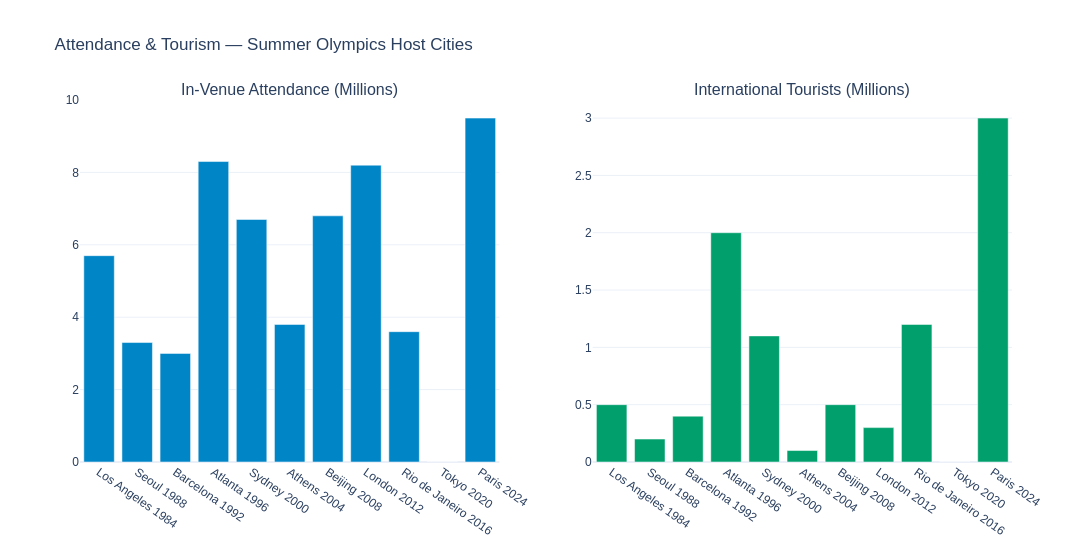

Here is the notebook cell this chart was saved with:
### Markdown cell above
## 7. Attendance & Tourism Benchmarking

### Code cell
attend_data = benchmarks_hist.dropna(subset=['Attendance_M']).copy()

fig = make_subplots(
    rows=1, cols=2,
    subplot_titles=['In-Venue Attendance (Millions)', 'International Tourists (Millions)']
)

fig.add_trace(
    go.Bar(x=attend_data['Label'], y=attend_data['Attendance_M'],
           marker_color=OLY['blue'], name='Attendance'),
    row=1, col=1
)
fig.add_trace(
    go.Bar(x=attend_data['Label'], y=attend_data['Tourists_M'],
           marker_color=OLY['green'], name='Tourists'),
    row=1, col=2
)

fig.update_xaxes(tickangle=35)
fig.update_layout(
    title='Attendance & Tourism — Summer Olympics Host Cities',
    template='plotly_white', font_family='Arial',
    title_font_size=17, width=1200, height=550,
    showlegend=False
)
fig.write_html(OUT_FIGS / 'city_bar_attendanceTourism.html')
fig.show()

print('Top attendances:')
display(attend_data[['Label','Attendance_M','Tourists_M']]
        .sort_values('Attendance_M', ascending=False))
logger.info('Saved attendance/tourism chart.')

### Figure 1 — Plotly figure (JSON) as saved in the notebook; plotly's stock layout.template omitted (floating-point values rounded to 4 significant figures)
{"data": [{"marker": {"color": "#0085C7"}, "name": "Attendance", "type": "bar", "x": ["Los Angeles 1984", "Seoul 1988", "Barcelona 1992", "Atlanta 1996", "Sydney 2000", "Athens 2004", "Beijing 2008", "London 2012", "Rio de Janeiro 2016", "Tokyo 2020", "Paris 2024"], "xaxis": "x", "y": [5.7, 3.3, 3.0, 8.3, 6.7, 3.8, 6.8, 8.2, 3.6, 0.0, 9.5], "yaxis": "y"}, {"marker": {"color": "#009F6B"}, "name": "Tourists", "type": "bar", "x": ["Los Angeles 1984", "Seoul 1988", "Barcelona 1992", "Atlanta 1996", "Sydney 2000", "Athens 2004", "Beijing 2008", "London 2012", "Rio de Janeiro 2016", "Tokyo 2020", "Paris 2024"], "xaxis": "x2", "y": [0.5, 0.2, 0.4, 2.0, 1.1, 0.1, 0.5, 0.3, 1.2, 0.0, 3.0], "yaxis": "y2"}], "layout": {"annotations": [{"font": {"size": 16}, "showarrow": false, "text": "In-Venue Attendance (Millions)", "x": 0.225, "xanchor": "center", "xref": "paper", "y": 1.0, "yanchor": "bottom", "yref": "paper"}, {"font": {"size": 16}, "showarrow": false, "text": "International Tourists (Millions)", "x": 0.775, "xanchor": "center", "xref": "paper", "y": 1.0, "yanchor": "bottom", "yref": "paper"}], "font": {"family": "Arial"}, "height": 550, "showlegend": false, "title": {"font": {"size": 17}, "text": "Attendance & Tourism — Summer Olympics Host Cities"}, "width": 1200, "xaxis": {"anchor": "y", "domain": [0.0, 0.45], "tickangle": 35}, "xaxis2": {"anchor": "y2", "domain": [0.55, 1.0], "tickangle": 35}, "yaxis": {"anchor": "x", "domain": [0.0, 1.0]}, "yaxis2": {"anchor": "x2", "domain": [0.0, 1.0]}}}
